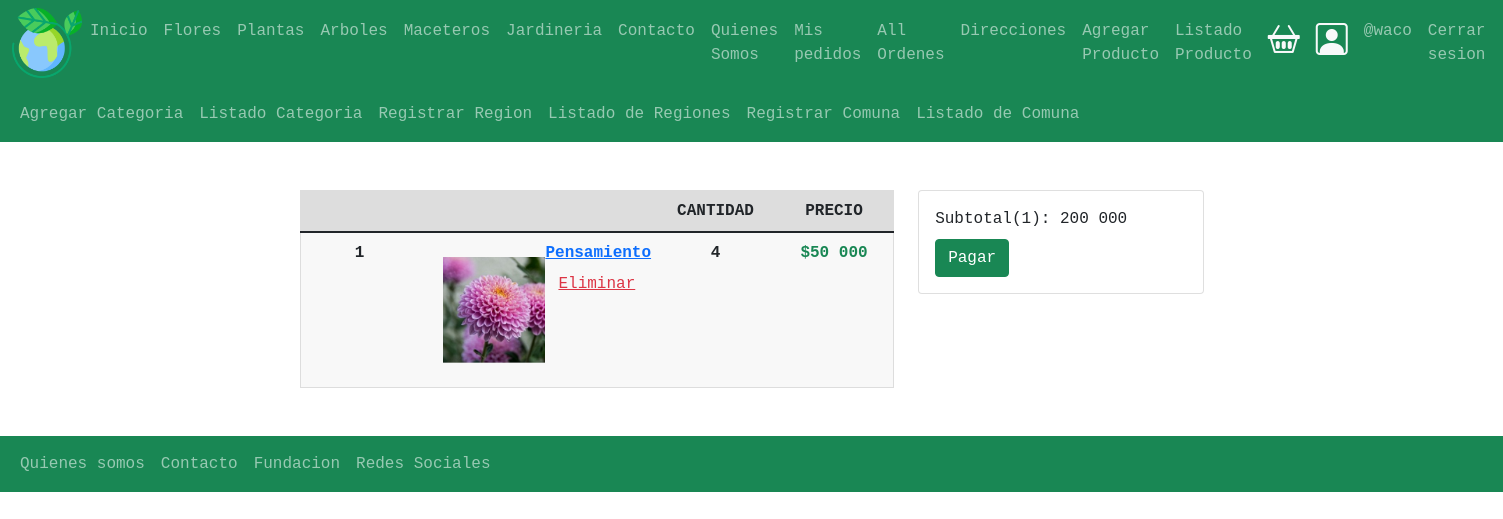
Screenshot of /carrito/ (signed in) with the database file from the repository.
### carrito/models.py (models this page shows, shortened)
class CarritoProductos(models.Model):
    carrito = models.ForeignKey(Carrito, on_delete=models.CASCADE)
    producto = models.ForeignKey(Producto, on_delete=models.CASCADE)
    cantidad = models.IntegerField(default=1)
    creacion = models.DateField(auto_now_add=True)
    objects = CarritoProductosManager()

class Carrito(models.Model):
    carrito_id = models.CharField(max_length=100, null=False, blank=False, unique=True)
    usuario = models.ForeignKey(User, null=True, blank=True, on_delete=models.CASCADE) #relacion uno a muchos
    productos = models.ManyToManyField(Producto, through='CarritoProductos')
    subtotal = models.IntegerField(default = 0)
    total = models.IntegerField(default= 0)
    fecha_carrito = models.DateTimeField(auto_now_add=True)
    def productos_relacion(self):
        return self.carritoproductos_set.select_related('producto')

### productos/models.py (models this page shows, shortened)
class Producto(models.Model):
    usuario = models.ForeignKey(User, null=False, blank=False, on_delete=models.PROTECT)
    nombre =  models.CharField(max_length=50)
    imagen = models.ImageField(upload_to="productos",null=False, blank=False)
    descripcion = models.TextField()
    precio = models.IntegerField(default=0,null=False , blank=False)
    slug = models.SlugField(null=False, blank=False , unique=True)
    creacion = models.DateTimeField(auto_now_add=True)
    stock = models.IntegerField(null=False , blank=False, default=0)
    categoria =  models.ForeignKey(Categoria, on_delete=models.PROTECT)

### carrito/views.py (the view)
# urls.py: path('',views.carrito,name='carrito'),
def carrito(request):
    usuario = request.user if request.user.is_authenticated else None
    carrito_id = request.session.get('carrito_id')
    carrito = Carrito.objects.filter(id = carrito_id).first()
    if carrito is None:
        carrito = Carrito.objects.create(usuario = usuario)
    if usuario and carrito.usuario is None:
        carrito.usuario = usuario
        carrito.save()
    request.session['carrito_id'] = carrito.id
    return render(request, 'carrito/carrito.html',{ 'carrito' : carrito})

### carrito/templates/carrito/carrito.html
{% extends 'base.html' %}
{% load static %}
{% load humanize %}
{% block contenido %}
<div class="container p-5">
    {% if carrito.productos.exists %}
    <div class="row">
        <div class="col-8">
            <table class="table">
                <thead>
                    <tr>
                        <th scope="col"></th>
                        <th scope="col"></th>
                        <th scope="col"></th>
                        <th scope="col">Cantidad</th>
                        <th scope="col">Precio</th>
                    </tr>
                </thead>
                <tbody>
                    {% for cp in carrito.productos_relacion %}
                        {% with productos=cp.producto %}
                            <tr>
                                <th>
                                    {{ forloop.counter }}
                                </th>
                                <th>
                                    {% if productos.imagen %}
                                    <img src="{{ productos.imagen.url }} " alt="imagen" class="img-fluid m-3" width="150"
                                        height="150">
                                    {% endif %}
                                </th>
                                <th>
                                    <a href="{% url 'productos:producto' productos.slug %}"> {{productos.nombre}}</a>
                                    {% include 'carrito/snippets/eliminar.html' %}
                                </th>
                                <th>
                                   {{ cp.cantidad }}
                                </th>
                                <th>
                                    <span class="font-weigth-bold text-success"> ${{ productos.precio | intcomma }} </span>
                                </th>
                            </tr>
                        {% endwith %}
                    {% endfor %}
                </tbody>
            </table>
        </div>
        <div class="col">
            <div class="card">
                <div class="card-body">
                    <div class="font-weigth-bold">
                        Subtotal({{ carrito.productos.count }}):<span class="text-succes"> {{ carrito.subtotal | intcomma}}</span>
                    </div>
                    <div class="mt-2">
                        <a href="{% url 'ordenes:orden' %}" class="btn btn-success">Pagar</a>
                    </div>
                </div>
            </div>
        </div>
    </div>
    {% else %}
    <div class="h3 m-3">
        <p>Tu carrito de compras esta vacio</p>
        <a href="{% url 'home' %}" class="mb-3">Seguir Comprando</a>
    </div>
    {% endif %}
</div>
{% endblock contenido %}

### templates/base.html (shortened to what this page needs)
{% load static %}
<!DOCTYPE html>
<html lang="es">
<head>
    <link href="https://cdn.jsdelivr.net/npm/bootstrap@5.1.3/dist/css/bootstrap.min.css" rel="stylesheet">
    <link rel="stylesheet" href="https://cdn.jsdelivr.net/npm/bootstrap-icons@1.8.2/font/bootstrap-icons.css">
    <link rel="stylesheet" href=" {% static 'css/miestilo.css'%} ">
</head>
<body>
    <header>
        <nav class="navbar navbar-expand-xl navbar-dark bg-success">
            <div class="container-fluid">
                <a href="{% url 'home'%}">
                    <img src="{% static 'img/el-planeta-tierra.png' %}" alt="Logo" style="width: 70px;">
                </a>
                <div class="collapse navbar-collapse" id="mynavbar">
                    <ul class="navbar-nav me-auto">
                        <li class="nav-item">
                            <a class="nav-link" href="{% url 'home' %}">Inicio</a>
                        </li>
                        <li class="nav-item">
                            <a class="nav-link" href="{% url 'flores' %}">Flores</a>
                        </li>
                        <li class="nav-item">
                            <a class="nav-link" href="{% url 'plantas' %}">Plantas</a>
                        </li>
                        <li class="nav-item">
                            <a class="nav-link" href="{% url 'arboles' %}">Arboles</a>
                        </li>
                        <li class="nav-item">
                            <a class="nav-link" href="{% url 'maceteros' %}">Maceteros</a>
                        </li>
                        <li class="nav-item">
                            <a class="nav-link" href="{% url 'jardineria' %}">Jardineria</a>
                        </li>
                        <li class="nav-item">
                            <a class="nav-link" href="{% url 'contacto'%}">Contacto</a>
                        </li>
                        <li class="nav-item">
                            <a class="nav-link" href="{% url 'quienesSomos'%}">Quienes Somos</a>
                        </li>
                        {% if user.is_authenticated %}
                        <li class="nav-item">
                            <a class="nav-link" href="{% url 'ordenes:completados'%}">Mis pedidos</a>
                        </li>
                        {% endif %}
                        {% if user.is_authenticated %}
                        <li class="nav-item">
                            <a class="nav-link" href="{% url 'ordenes:allOrdenes'%}">All Ordenes</a>
                        </li>
                        {% endif %}
                        {% if user.is_authenticated %}
                            <li class="nav-item">
                                <a class="nav-link" href="{% url 'direccion_envio:direccion_envio'%}">Direcciones</a>
                            </li>
                        {% endif %}
                        {% if user.is_authenticated %}
                            <li class="nav-item">
                                <a class="nav-link" href=" {% url 'productos:formProducto' %}">Agregar Producto</a>
                            </li>
                        {% endif %}
                        {% if user.is_authenticated %}
                        <li class="nav-item">
                            <a class="nav-link" href=" {% url 'productos:productoListado' %}">Listado Producto</a>
                        </li>
                    {% endif %}
                    </ul>
                    <div class="d-flex m-1">
                        <a href="{% url 'carrito:carrito'%}" class="text-light">
                            <i class="bi bi-basket2 p-1" style="font-size: 2rem;"></i>
                        </a>
                    </div>
                    <div class="d-flex m-2">
                        {% if user.is_authenticated %}
                            <a href="{% url 'perfil'%}" class="text-light">
                                <i class="bi bi-person-square" style="font-size: 2rem;"></i>
                            </a>
                        {% else%}
                            <a href="{% url 'login' %}" class="text-light">
                                <i class="bi bi-person-square" style="font-size: 2rem;"></i>
                            </a>
                        {% endif %}
                    </div>
                    <ul class="navbar-nav ">
                        {% if user.is_authenticated %}
                        <li class="nav-item">
                            <a class="nav-link" href="{% url 'perfil'%}">@{{ user.username }}</a>
                        </li>
                        <li class="nav-item">
                            <a class="nav-link" href="{% url 'logout' %}">Cerrar sesion</a>
                        </li>
                        {% else%}
                        <li class="nav-item d-flex">
                            <a class="nav-link" href="{% url 'login' %}">Iniciar Sesion</a>
                        </li>
                        {% endif %}
                    </ul>
                </div>
            </div>
        </nav>
        <nav class="navbar navbar-expand-xl navbar-dark bg-success">
            <div class="container-fluid">
                <div class="collapse navbar-collapse" id="mynavbar">
                    <ul class="navbar-nav me-auto">
                        {% if user.is_authenticated %}
                        <li class="nav-item">
                            <a class="nav-link" href=" {% url 'productos:formCategoria' %}">Agregar Categoria</a>
                        </li>
                    {% endif %}
                    {% if user.is_authenticated %}
                        <li class="nav-item">
                            <a class="nav-link" href=" {% url 'productos:listadoCategoria' %}">Listado Categoria</a>
                        </li>
                    {% endif %}
                    {% if user.is_authenticated %}
                        <li class="nav-item">
                            <a class="nav-link" href=" {% url 'formRegion' %}">Registrar Region</a>
                        </li>
                    {% endif %}
                    {% if user.is_authenticated %}
                    <li class="nav-item">
                        <a class="nav-link" href=" {% url 'listadoRegion' %}">Listado de  Regiones</a>
                    </li>
                {% endif %}
                {% if user.is_authenticated %}
                        <li class="nav-item">
                            <a class="nav-link" href=" {% url 'formComuna' %}">Registrar Comuna</a>
                        </li>
                    {% endif %}
                    {% if user.is_authenticated %}
                    <li class="nav-item">
                        <a class="nav-link" href=" {% url 'listadoComuna' %}">Listado de  Comuna</a>
                    </li>
                {% endif %}
                    </ul>
                </div>
            </div>
        </nav>
    </header>
{% block contenido %}
{% endblock contenido %}
   <footer>
        <nav class="navbar navbar-expand-sm bg-success navbar-dark">
            <div class="container-fluid">
                <ul class="navbar-nav me-auto">
                    <li class="nav-item">
                        <a class="nav-link" href=" {% url 'quienesSomos'%}">Quienes somos</a>
                    </li>
                    <li class="nav-item">
                        <a class="nav-link" href=" {% url 'contacto'%} ">Contacto</a>
                    </li>
                    <li class="nav-item">
                        <a class="nav-link" href="javascript:void(0)">Fundacion</a>
                    </li>
                    <li class="nav-item">
                        <a class="nav-link" href="#">Redes Sociales</a>
                    </li>
                </ul>
            </div>
          </nav>
    </footer>
</body>
</html>

### carrito/templates/carrito/snippets/eliminar.html (shortened to what this page needs)
<form action="{% url 'carrito:eliminar' %}" method="POST" class="p-0">
    <button type="submit" class="btn btn-link text-danger">Eliminar</button>
</form>

### static/css/miestilo.css (style rules this page uses)
body { font-family: monospace; }
.container { width: 100%; max-width: 1000px; margin: auto; }
.table { width: 100%; border: 1px solid #ccc; border-collapse: collapse; margin: 0; padding: 0; table-layout: fixed; }
.table tr { background-color: #f8f8f8; border: 1px solid #ddd; }
.table th, .table td { font-size: 16px; padding: 8px; text-align: center; }
.table thead th { text-transform: uppercase; background-color: #ddd; }

### rows the page displays
CarritoProductos: producto.imagen (picture), producto.nombre "Pensamiento", cantidad "4", producto.precio "50 000"
Carrito: productos.count "1", subtotal "200 000"

### other values shown
{{ user.username }} "waco"
